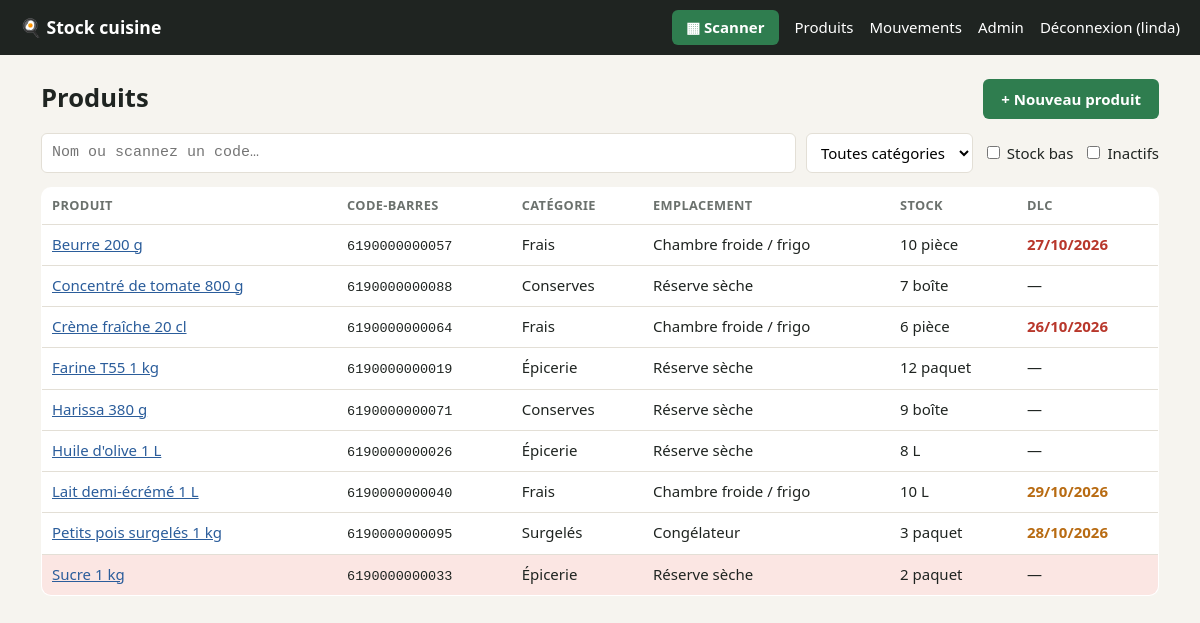
Page /produits/ (signed in) on the committed database.
### stock/models.py (models this page shows, shortened)
class Produit(models.Model):
    class Unite(models.TextChoices):
        PIECE = "piece", "pièce"
        KG = "kg", "kg"
        G = "g", "g"
        L = "L", "L"
        ML = "mL", "mL"
        BOITE = "boite", "boîte"
        PAQUET = "paquet", "paquet"
    class Emplacement(models.TextChoices):
        RESERVE = "reserve", "Réserve sèche"
        FRIGO = "frigo", "Chambre froide / frigo"
        CONGEL = "congel", "Congélateur"
        AUTRE = "autre", "Autre"
    nom = models.CharField(max_length=200)
    code_barre = models.CharField(
        "code-barres", max_length=64, unique=True, null=True, blank=True,
        help_text="Scannez le produit avec la douchette pour remplir ce champ.",
    )
    categorie = models.ForeignKey(
        Categorie, on_delete=models.SET_NULL, null=True, blank=True, related_name="produits",
        verbose_name="catégorie",
    )
    unite = models.CharField("unité", max_length=10, choices=Unite.choices, default=Unite.PIECE)
    emplacement = models.CharField(max_length=10, choices=Emplacement.choices, default=Emplacement.RESERVE)
    quantite = models.DecimalField("quantité en stock", max_digits=12, decimal_places=3, default=Decimal("0"))
    seuil_alerte = models.DecimalField(
        "seuil d'alerte", max_digits=12, decimal_places=3, default=Decimal("0"),
        validators=[MinValueValidator(Decimal("0"))],
        help_text="Alerte quand le stock est inférieur ou égal à cette valeur.",
    )
    prix_unitaire = models.DecimalField(
        "prix unitaire (TND)", max_digits=10, decimal_places=3, null=True, blank=True,
        validators=[MinValueValidator(Decimal("0"))],
    )
    date_peremption = models.DateField("prochaine péremption", null=True, blank=True)
    actif = models.BooleanField(default=True)
    cree_le = models.DateTimeField(auto_now_add=True)
    modifie_le = models.DateTimeField(auto_now=True)
    class Meta:
        ordering = ["nom"]
        indexes = [models.Index(fields=["nom"], name="produit_nom_idx")]
    def get_absolute_url(self):
        return reverse("stock:produit_detail", args=[self.pk])
    @property
    def en_alerte(self):
        return self.quantite <= self.seuil_alerte
    @property
    def perime(self):
        return bool(self.date_peremption and self.date_peremption < timezone.localdate())
    @property
    def bientot_perime(self):
        if not self.date_peremption:
            return False
        limite = timezone.localdate() + timedelta(days=settings.ALERTE_PEREMPTION_JOURS)
        return self.date_peremption <= limite

class Categorie(models.Model):
    nom = models.CharField(max_length=100, unique=True)
    class Meta:
        ordering = ["nom"]
        verbose_name = "catégorie"
    def __str__(self):
        return self.nom

### stock/views.py (the view)
# urls.py: path("produits/", views.produit_list, name="produit_list"),
@login_required
def produit_list(request):
    qs = Produit.objects.select_related("categorie")
    q = request.GET.get("q", "").strip()
    if q:
        produit, code = trouver_produit(q)
        if produit:  # scan direct dans la recherche → fiche produit
            return redirect(produit)
        qs = qs.filter(Q(nom__icontains=q) | Q(code_barre__icontains=code))
    categorie = request.GET.get("categorie")
    if categorie:
        qs = qs.filter(categorie_id=categorie)
    if request.GET.get("alerte"):
        qs = qs.filter(quantite__lte=F("seuil_alerte"))
    if not request.GET.get("inactifs"):
        qs = qs.filter(actif=True)
    page = Paginator(qs, 50).get_page(request.GET.get("page"))
    return render(request, "stock/produit_list.html", {
        "page": page, "q": q, "categories": Categorie.objects.all(),
        "categorie": categorie,
    })

### stock/templatetags/stock_extras.py (called while the page is built)
def format_qte(valeur) -> str:
    if valeur is None:
        return ""
    d = Decimal(valeur).normalize()
    return format(d, "f")

@register.filter
def qte(valeur):
    return format_qte(valeur)

### templates/stock/produit_list.html (shortened to what this page needs)
{% extends "base.html" %}
{% load stock_extras %}
{% block content %}
<div class="entete">
  <h1>Produits</h1>
  <a class="btn" href="{% url 'stock:produit_create' %}">+ Nouveau produit</a>
</div>
<form method="get" class="filtres">
  <input type="search" name="q" value="{{ q }}" placeholder="Nom ou scannez un code…" autofocus autocomplete="off" class="champ-scan">
  <select name="categorie" onchange="this.form.submit()">
    <option value="">Toutes catégories</option>
  </select>
  <label><input type="checkbox" name="alerte" value="1" {% if request.GET.alerte %}checked{% endif %} onchange="this.form.submit()"> Stock bas</label>
  <label><input type="checkbox" name="inactifs" value="1" {% if request.GET.inactifs %}checked{% endif %} onchange="this.form.submit()"> Inactifs</label>
</form>
<table class="carte">
  <tr><th>Produit</th><th>Code-barres</th><th>Catégorie</th><th>Emplacement</th><th>Stock</th><th>DLC</th></tr>
  {% for p in page %}
  <tr class="{% if p.en_alerte %}ligne-alerte{% endif %}">
    <td><a href="{{ p.get_absolute_url }}">{{ p.nom }}</a>{% if not p.actif %} <small>(inactif)</small>{% endif %}</td>
    <td><code>{{ p.code_barre|default:"—" }}</code></td>
    <td>{{ p.categorie|default:"—" }}</td>
    <td>{{ p.get_emplacement_display }}</td>
    <td>{{ p.quantite|qte }} {{ p.get_unite_display }}</td>
    <td class="{% if p.perime %}danger-txt{% elif p.bientot_perime %}warn-txt{% endif %}">{{ p.date_peremption|date:"d/m/Y"|default:"—" }}</td>
  </tr>
  {% empty %}
  <tr><td colspan="6" class="vide">Aucun produit.{% if q %} <a href="{% url 'stock:produit_create' %}?code={{ q|urlencode }}">Créer avec ce code ?</a>{% endif %}</td></tr>
  {% endfor %}
</table>
{% endblock %}

### templates/base.html (shortened to what this page needs)
{% load static %}<!doctype html>
<html lang="fr">
<head>
  <link rel="stylesheet" href="{% static 'stock/style.css' %}">
</head>
<body>
  {% if user.is_authenticated %}
  <header class="topbar">
    <a class="logo" href="{% url 'stock:dashboard' %}">🍳 Stock cuisine</a>
    <nav>
      <a href="{% url 'stock:scan' %}" class="btn-scan">▦ Scanner</a>
      <a href="{% url 'stock:produit_list' %}">Produits</a>
      <a href="{% url 'stock:mouvement_list' %}">Mouvements</a>
      {% if user.is_staff %}<a href="{% url 'admin:index' %}">Admin</a>{% endif %}
      <form method="post" action="{% url 'logout' %}" class="inline">{% csrf_token %}
        <button class="lien">Déconnexion ({{ user.username }})</button>
      </form>
    </nav>
  </header>
  {% endif %}
  <main>
    {% block content %}{% endblock %}
  </main>
</body>
</html>

### static/stock/style.css (style rules this page uses)
:root { --fond: #f6f4ef; --carte: #fff; --texte: #1f2421; --doux: #6b716d; --bord: #e3dfd6; --vert: #2f7d4f; --vert-clair: #e3f2e8; --rouge: #b8372b; --rouge-clair: #fbe6e3; --orange: #b86b12; --orange-clair: #fdf0dd; --bleu: #2b5d9b; --bleu-clair: #e3ecf7; }
* { box-sizing: border-box; }
body { margin: 0; font: 15px/1.5 system-ui, -apple-system, "Segoe UI", sans-serif; background: var(--fond); color: var(--texte); }
main { max-width: 1150px; margin: 0 auto; padding: 24px 16px 60px; }
a { color: var(--bleu); }
h1 { margin: 0 0 16px; font-size: 1.6rem; }
code { font-family: ui-monospace, Menlo, Consolas, monospace; font-size: .9em; }
.topbar { display: flex; flex-wrap: wrap; gap: 12px; align-items: center; justify-content: space-between; padding: 10px 20px; background: var(--texte); color: #fff; }
.topbar a, .topbar .lien { color: #fff; text-decoration: none; }
.topbar nav { display: flex; flex-wrap: wrap; gap: 16px; align-items: center; }
.logo { font-weight: 700; font-size: 1.1rem; }
.btn-scan { background: var(--vert); padding: 6px 14px; border-radius: 6px; font-weight: 600; }
.inline { display: inline; margin: 0; }
.lien { background: none; border: 0; padding: 0; color: var(--bleu); cursor: pointer; font: inherit; text-decoration: underline; }
.btn { display: inline-block; background: var(--vert); color: #fff; border: 0; border-radius: 6px; padding: 9px 18px; font: inherit; font-weight: 600; cursor: pointer; text-decoration: none; }
.carte { background: var(--carte); border: 1px solid var(--bord); border-radius: 10px; padding: 18px; margin-bottom: 20px; }
.entete { display: flex; justify-content: space-between; align-items: flex-start; gap: 12px; flex-wrap: wrap; }
table { width: 100%; border-collapse: collapse; }
table.carte { padding: 0; overflow: hidden; display: table; }
th, td { text-align: left; padding: 8px 10px; border-bottom: 1px solid var(--bord); vertical-align: top; }
th { font-size: .8rem; text-transform: uppercase; letter-spacing: .03em; color: var(--doux); }
tr:last-child td { border-bottom: 0; }
.ligne-alerte td { background: var(--rouge-clair); }
.danger-txt { color: var(--rouge); font-weight: 600; }
.warn-txt { color: var(--orange); font-weight: 600; }
.filtres { display: flex; flex-wrap: wrap; gap: 10px; align-items: center; margin-bottom: 14px; }
input, select, textarea { font: inherit; padding: 8px 10px; border: 1px solid var(--bord); border-radius: 6px; background: #fff; }
.filtres input[type=search] { flex: 1; min-width: 220px; }
.champ-scan { font-family: ui-monospace, Menlo, Consolas, monospace; }

### rows in the picture
Produit: nom "Beurre 200 g", code_barre "6190000000057", categorie "Frais", emplacement "Chambre froide / frigo", quantite|qte "10", unite "pièce", date_peremption "27/10/2026"
Produit: nom "Concentré de tomate 800 g", code_barre "6190000000088", categorie "Conserves", emplacement "Réserve sèche", quantite|qte "7", unite "boîte", date_peremption "—"
Produit: nom "Crème fraîche 20 cl", code_barre "6190000000064", categorie "Frais", emplacement "Chambre froide / frigo", quantite|qte "6", unite "pièce", date_peremption "26/10/2026"
Produit: nom "Farine T55 1 kg", code_barre "6190000000019", categorie "Épicerie", emplacement "Réserve sèche", quantite|qte "12", unite "paquet", date_peremption "—"
Produit: nom "Harissa 380 g", code_barre "6190000000071", categorie "Conserves", emplacement "Réserve sèche", quantite|qte "9", unite "boîte", date_peremption "—"
Produit: nom "Huile d'olive 1 L", code_barre "6190000000026", categorie "Épicerie", emplacement "Réserve sèche", quantite|qte "8", unite "L", date_peremption "—"
Produit: nom "Lait demi-écrémé 1 L", code_barre "6190000000040", categorie "Frais", emplacement "Chambre froide / frigo", quantite|qte "10", unite "L", date_peremption "29/10/2026"
Produit: nom "Petits pois surgelés 1 kg", code_barre "6190000000095", categorie "Surgelés", emplacement "Congélateur", quantite|qte "3", unite "paquet", date_peremption "28/10/2026"
Produit: nom "Sucre 1 kg", code_barre "6190000000033", categorie "Épicerie", emplacement "Réserve sèche", quantite|qte "2", unite "paquet", date_peremption "—"

### other values in the picture
{{ user.username }} "linda"
